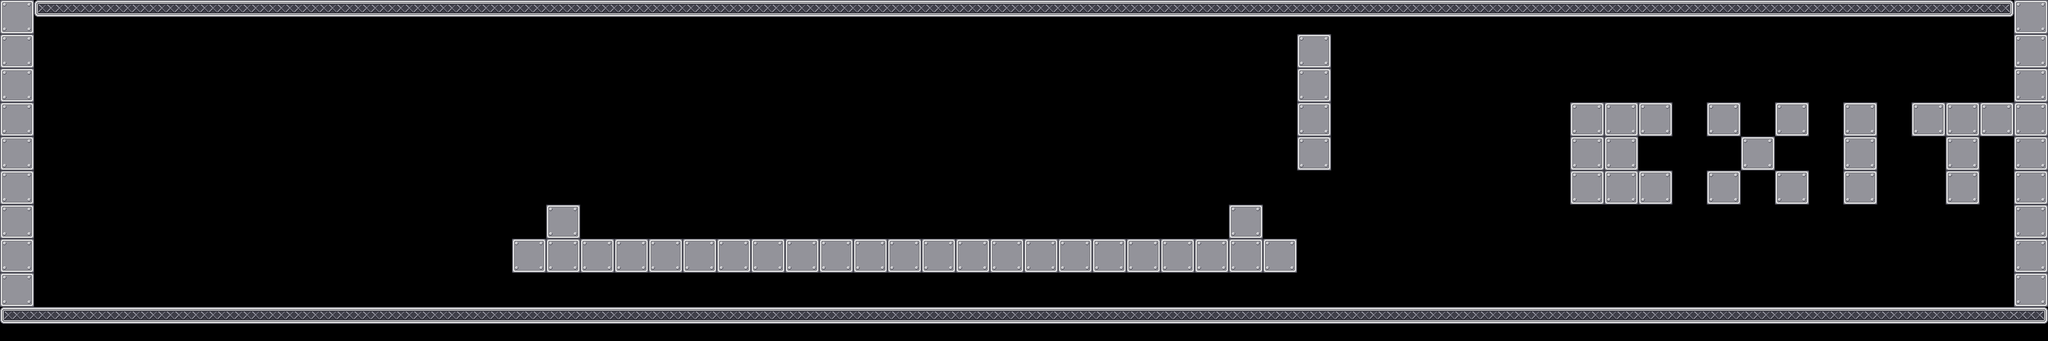

Below is a game level as drawn by its tile map, then a one-line description and the .tmx that defines it (tile-layer data replaced by summaries):
An orthogonal 60x10 tile map with 64x64 px tiles, 1 tile layer (Calque de Tile 1), 6 tilesets and 35 objects.

<map version="1.0" orientation="orthogonal" width="60" height="10" tilewidth="64" tileheight="64">
 <tileset firstgid="1" name="mur" tilewidth="64" tileheight="64">
  <image source="mur.png" trans="ffffff" width="64" height="64" />
 </tileset>
 <tileset firstgid="2" name="sol" tilewidth="64" tileheight="64">
  <image source="sol.png" trans="ffffff" width="64" height="64" />
 </tileset>
 <tileset firstgid="3" name="alone" tilewidth="64" tileheight="64">
  <image source="alone.png" width="64" height="64" />
 </tileset>
 <tileset firstgid="4" name="left" tilewidth="64" tileheight="64">
  <image source="left.png" width="64" height="64" />
 </tileset>
 <tileset firstgid="5" name="mid" tilewidth="64" tileheight="64">
  <image source="mid.png" width="64" height="64" />
 </tileset>
 <tileset firstgid="6" name="right" tilewidth="64" tileheight="64">
  <image source="right.png" width="64" height="64" />
 </tileset>
 <layer name="Calque de Tile 1" width="60" height="10">
  <data>[600 cells, 186 non-empty, 5 distinct tile ids]</data>
 </layer>
 <objectgroup color="#00ff00" name="wall" width="60" height="10">
  <object x="0" y="0" width="64" height="576" />
  <object x="3776" y="0" width="64" height="576" />
  <object x="2432" y="64" width="64" height="256" />
 </objectgroup>
 <objectgroup color="#0000ff" name="platform" width="60" height="10">
  <object x="0" y="576" width="3840" height="64" />
  <object x="64" y="0" width="3712" height="64" />
  <object x="2304" y="384" width="64" height="64" />
  <object x="960" y="448" width="1472" height="64" />
  <object x="1024" y="384" width="64" height="64" />
 </objectgroup>
 <objectgroup color="#ffffff" name="movable" width="60" height="10" />
 <objectgroup color="#ff6666" name="destroyable" width="60" height="10" />
 <objectgroup color="#ff0000" name="metalman" width="60" height="10">
  <object x="128" y="512" width="64" height="64" />
 </objectgroup>
 <objectgroup color="#ff0000" name="themagnet" width="60" height="10">
  <object x="256" y="512" width="64" height="64" />
 </objectgroup>
 <objectgroup color="#800000" name="generator" width="60" height="10" />
 <objectgroup color="#66ccff" name="switch" width="60" height="10" />
 <objectgroup color="#e6e6e6" name="metal" width="60" height="10" />
 <objectgroup color="#333333" name="gate" width="60" height="10">
  <object x="2432" y="320" width="64" height="64">
   <properties>
    <property name="animid" value="1" />
    <property name="closeid" value="1" />
    <property name="next" value="2" />
    <property name="type" value="DebutVH" />
   </properties>
  </object>
  <object x="2432" y="384" width="64" height="64">
   <properties>
    <property name="animid" value="2" />
    <property name="next" value="3" />
    <property name="prev" value="1" />
    <property name="type" value="MillieuVH" />
   </properties>
  </object>
  <object x="2432" y="448" width="64" height="64">
   <properties>
    <property name="animid" value="3" />
    <property name="next" value="4" />
    <property name="prev" value="2" />
    <property name="type" value="MillieuVH" />
   </properties>
  </object>
  <object x="2432" y="512" width="64" height="64">
   <properties>
    <property name="animid" value="4" />
    <property name="openid" value="1" />
    <property name="prev" value="3" />
    <property name="type" value="FinVH" />
   </properties>
  </object>
 </objectgroup>
 <objectgroup color="#004080" name="acid" width="60" height="10">
  <object x="1216" y="384" width="64" height="64">
   <properties>
    <property name="type" value="hm" />
   </properties>
  </object>
  <object x="1344" y="384" width="64" height="64">
   <properties>
    <property name="type" value="hm" />
   </properties>
  </object>
  <object x="1472" y="384" width="64" height="64">
   <properties>
    <property name="type" value="hm" />
   </properties>
  </object>
  <object x="1664" y="384" width="64" height="64">
   <properties>
    <property name="type" value="hm" />
   </properties>
  </object>
  <object x="1600" y="384" width="64" height="64">
   <properties>
    <property name="type" value="hm" />
   </properties>
  </object>
  <object x="1536" y="384" width="64" height="64">
   <properties>
    <property name="type" value="hm" />
   </properties>
  </object>
  <object x="1088" y="384" width="64" height="64">
   <properties>
    <property name="type" value="hg" />
   </properties>
  </object>
  <object x="1152" y="384" width="64" height="64">
   <properties>
    <property name="type" value="hm" />
   </properties>
  </object>
  <object x="2240" y="384" width="64" height="64">
   <properties>
    <property name="type" value="hd" />
   </properties>
  </object>
  <object x="1280" y="384" width="64" height="64">
   <properties>
    <property name="type" value="hm" />
   </properties>
  </object>
  <object x="1408" y="384" width="64" height="64">
   <properties>
    <property name="type" value="hm" />
   </properties>
  </object>
  <object x="2112" y="384" width="64" height="64">
   <properties>
    <property name="type" value="hm" />
   </properties>
  </object>
  <object x="2048" y="384" width="64" height="64">
   <properties>
    <property name="type" value="hm" />
   </properties>
  </object>
  <object x="1728" y="384" width="64" height="64">
   <properties>
    <property name="type" value="hm" />
   </properties>
  </object>
  <object x="2176" y="384" width="64" height="64">
   <properties>
    <property name="type" value="hm" />
   </properties>
  </object>
  <object x="1792" y="384" width="64" height="64">
   <properties>
    <property name="type" value="hm" />
   </properties>
  </object>
  <object x="1920" y="384" width="64" height="64">
   <properties>
    <property name="type" value="hm" />
   </properties>
  </object>
  <object x="1984" y="384" width="64" height="64">
   <properties>
    <property name="type" value="hm" />
   </properties>
  </object>
  <object x="1856" y="384" width="64" height="64">
   <properties>
    <property name="type" value="hm" />
   </properties>
  </object>
 </objectgroup>
 <objectgroup color="#ffff00" name="arc" width="60" height="10" />
 <objectgroup color="#ffff00" name="levelend" width="60" height="10">
  <object x="3456" y="384" width="320" height="192">
   <properties>
    <property name="next" value="level12" />
   </properties>
  </object>
 </objectgroup>
 <objectgroup color="#800080" name="gateswitch" width="60" height="10">
  <object x="2368" y="384" width="64" height="64">
   <properties>
    <property name="closeid" value="1" />
    <property name="openid" value="1" />
   </properties>
  </object>
 </objectgroup>
</map>
